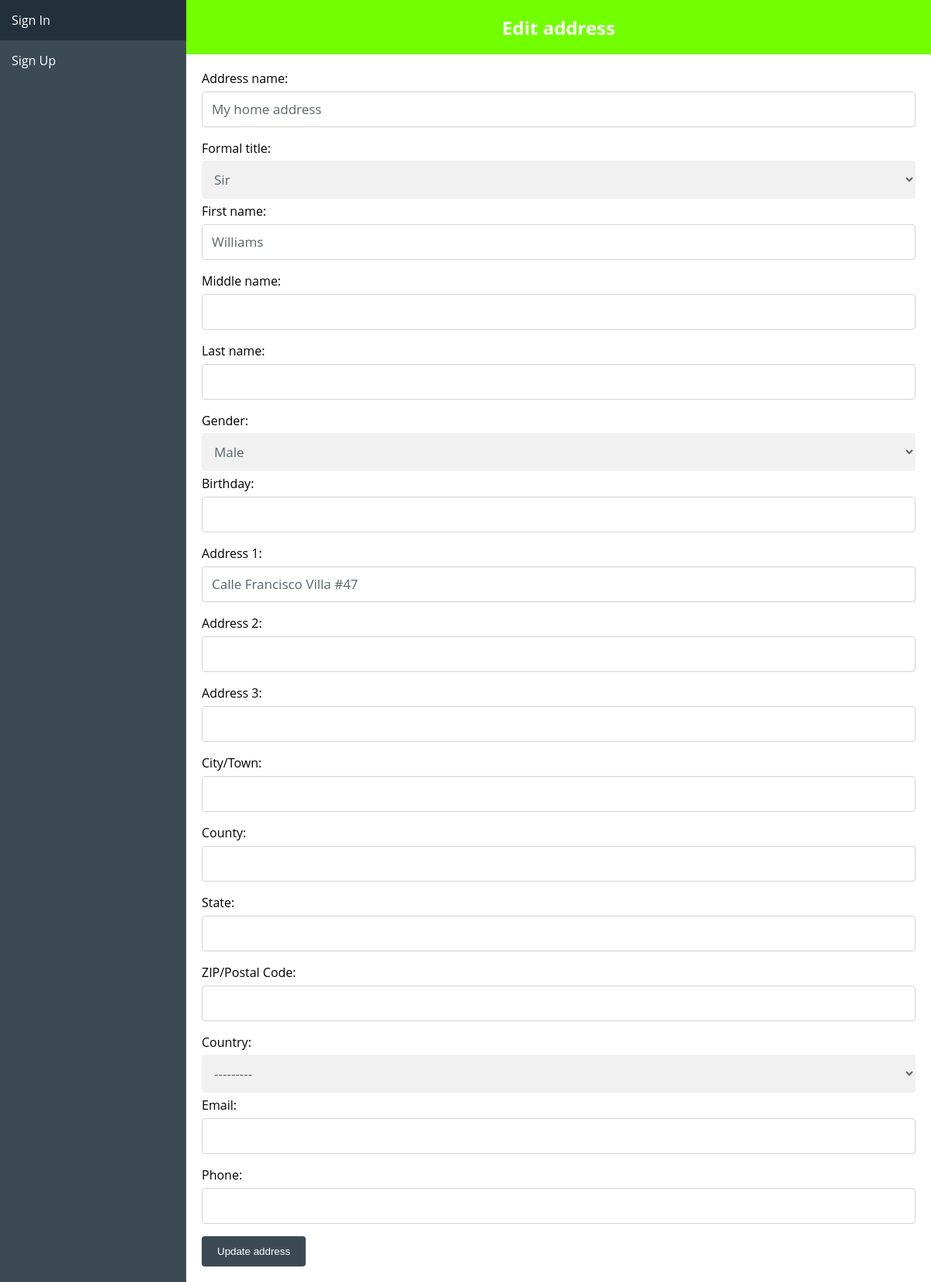
Screenshot of /vault/update/address/2 with the database file from the repository.
### vault/models.py (models this page shows, shortened)
class Address(models.Model):
    TITLE_CHOICES = [
        ('Sir', 'Sir'),
        ('Madam', 'Madam'),
        ('Mr', 'Mr'),
        ('Mrs', 'Mrs'),
        ('Ms', 'Ms'),
        ('Miss', 'Miss'),
        ('Dr', 'Dr'),
    ]
    GENDER_CHOICES = [
        ('M', 'Male'),
        ('F', 'Female'),
        ('O', 'Other'),
    ]
    timestamp = models.DateTimeField(auto_now_add=True)
    updated = models.DateTimeField(auto_now=True)
    user = models.ForeignKey(User, on_delete=models.CASCADE, blank=True, null=True, related_name="addresses")
    name = models.CharField(verbose_name="Address name", max_length=25, blank=True, null=True)
    title = models.CharField(verbose_name="Formal title", max_length=25, blank=True, null=True, choices=TITLE_CHOICES, default="Sir")
    first_name = models.CharField(verbose_name="First name", max_length=25, blank=True, null=True)
    middle_name = models.CharField(verbose_name="Middle name", max_length=25, blank=True, null=True)
    last_name = models.CharField(verbose_name="Last name", max_length=25, blank=True, null=True)
    gender = models.CharField(verbose_name="Gender", max_length=25, blank=True, null=True, choices=GENDER_CHOICES, default='Mr')
    birthday = models.DateField(verbose_name="Birthday", blank=True, null=True)
    address1 = models.CharField(verbose_name="Address 1", max_length=50, blank=True, null=True)
    address2 = models.CharField(verbose_name="Address 2", max_length=50, blank=True, null=True)
    address3 = models.CharField(verbose_name="Address 3", max_length=50, blank=True, null=True)
    city = models.CharField(verbose_name="City/Town", max_length=50, blank=True, null=True)
    county = models.CharField(verbose_name="County", max_length=50, blank=True, null=True)
    state = models.CharField(verbose_name="State", max_length=50, blank=True, null=True)
    zip = models.CharField(verbose_name="ZIP/Postal Code", max_length=5, blank=True, null=True)
    country = CountryField(verbose_name="Country", blank=True, null=True)
    email = models.EmailField(verbose_name="Email", blank=True, null=True)
    phone = models.CharField(verbose_name="Phone", max_length=10, blank=True, null=True)

### vault/views.py (the view)
# urls.py: path('update/address/<int:pk>', views.UpdateAddressView.as_view(), name="update_address"),
class UpdateAddressView(UpdateView):
    model = Address
    fields = ['name', 'title', 'first_name', 'middle_name','last_name',
            'gender', 'birthday', 'address1', 'address2', 'address3', 'city',
            'county', 'state', 'zip', 'country', 'email', 'phone']
    template_name = 'vault/create_item.html'
    success_url = "/vault/addresses"
    def get_context_data(self, **kwargs):
        context = super().get_context_data(**kwargs)
        context["item_name"] = "address"
        context["update"] = True
        return context

### templates/vault/create_item.html (shortened to what this page needs)
{% extends 'base.html' %}
{% load static %}
{% block content %}
  {% if update %}
    {% if item_name == 'password' %}
      <h2 class="header" style="background-color: tomato;">Edit {{ item_name }}</h3>
    {% elif item_name == 'note' %}
      <h2 class="header" style="background-color: rgb(255, 237, 0);">Edit {{ item_name }}</h3>
    {% elif item_name == 'address' %}
      <h2 class="header" style="background-color: rgb(114, 255, 0);">Edit {{ item_name }}</h3>
    {% elif item_name == 'payment card' %}
      <h2 class="header" style="background-color: rgb(74, 71, 255);">Edit {{ item_name }}</h3>
    {% elif item_name == 'bank account' %}
      <h2 class="header" style="background-color: rgb(234, 71, 255);">Edit {{ item_name }}</h3>
    {% endif %}
  {% endif %}
  <div class="container">
    <form action="{{ action_url }}" id="{{ item_form_id }}" method="post">
        {{ form }}
        {% if update %}
          <button type="submit">Update {{ item_name }}</button>
        {% else %}
          <button type="submit">Create {{ item_name }}</button>
        {% endif %}
    </form>
  </div>
{% endblock %}

### static/capstone.css (style rules this page uses)
body { font-family: 'Open Sans', Verdana; }
* { box-sizing: border-box; }
body { margin: 0; }
body, html, .map-container { height: 100%; }
input[type=text], input[type=email], input[type=password], select, textarea { width: 100%; padding: 12px; border: 1px solid #ccc; border-radius: 4px; box-sizing: border-box; margin-top: 6px; margin-bottom: 16px; resize: vertical; }
::placeholder { color: #3c4a54ff; font-family: 'Open Sans', Verdana; }
input, select { color: #3c4a54ff; font-family: 'Open Sans', Verdana; }
button[type=submit] { background-color: #3c4a54ff; color: white; padding: 12px 20px; border: none; border-radius: 4px; cursor: pointer; }
.container { border-radius: 5px; background-color: #fff; padding: 20px; }
input, select, .btn { width: 100%; padding: 12px; border: none; border-radius: 4px; margin: 5px 0; opacity: 0.85; display: inline-block; font-size: 17px; line-height: 20px; text-decoration: none; }
.header { color: white; background-color: #2e6bd1ff; text-align: center; padding: 18.72px; margin: 0px; }

### rows the page displays
Address: name "My home address", title "Sir", first_name "Williams", gender "Male", address1 "Calle Francisco Villa #47", country "---------"

### other values shown
{{ item_name }} "address"
